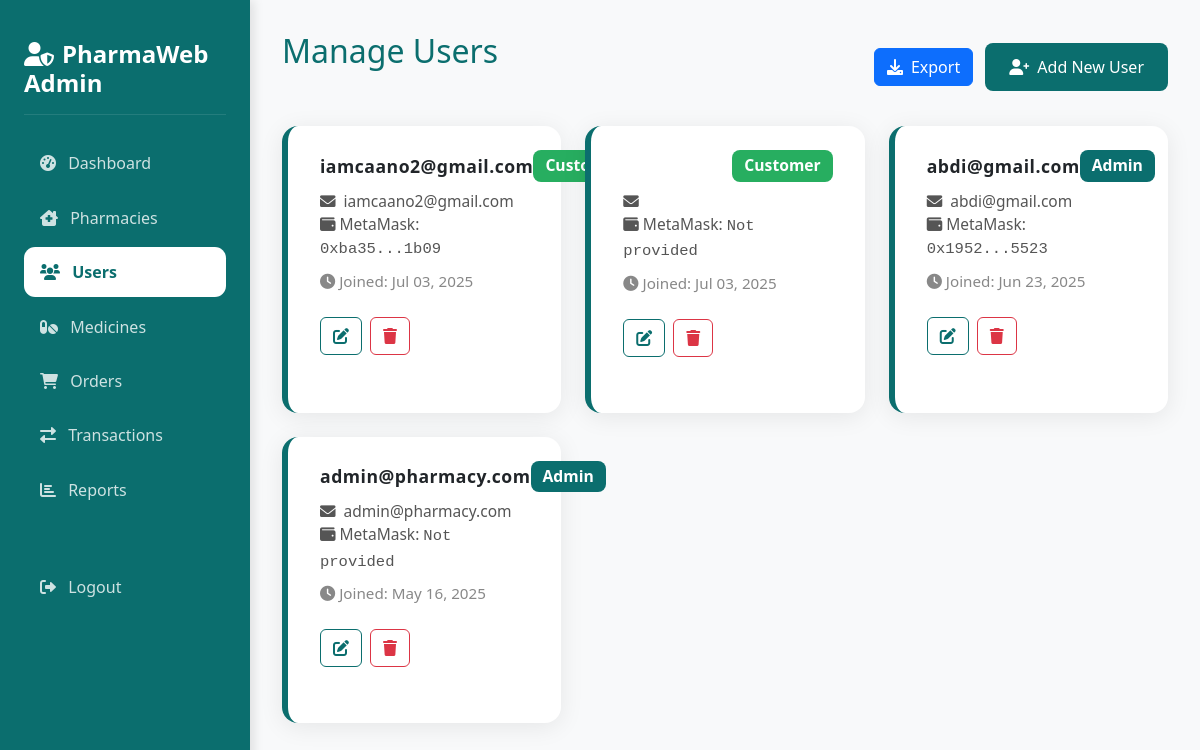
Before: /admin/users.php (signed in) with the older database file.
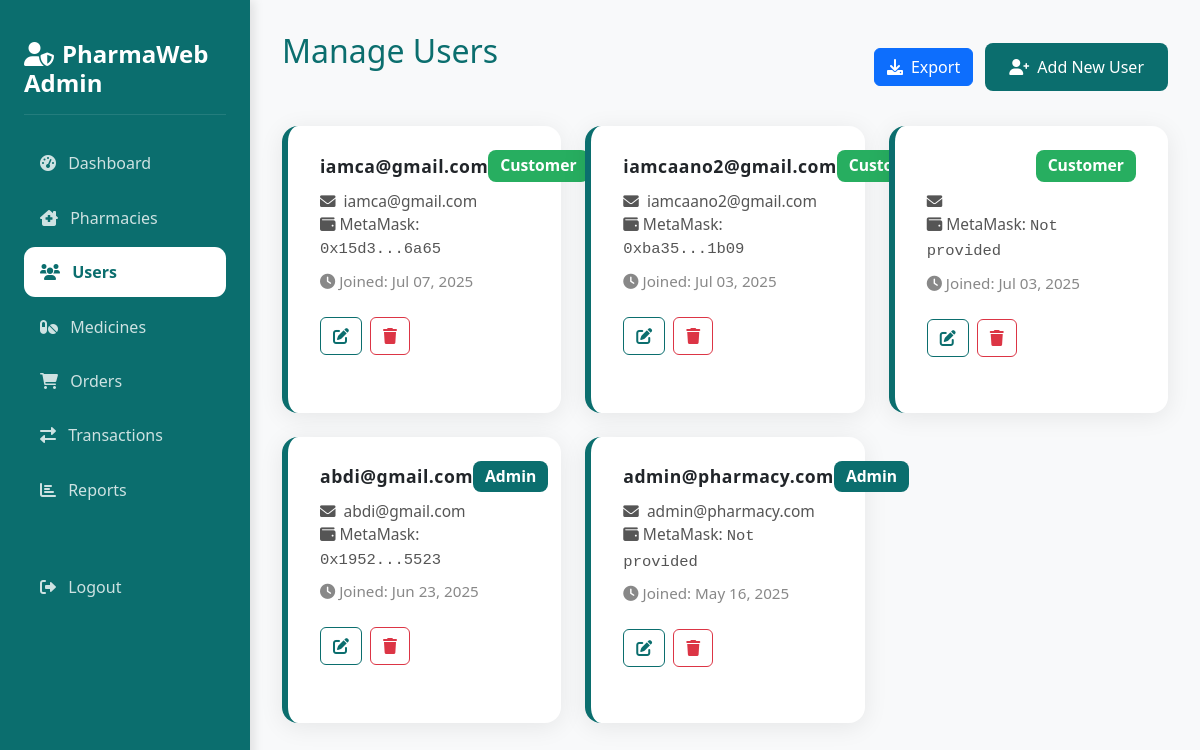
After: the same page with the newer database file.
### tables this page shows
CREATE TABLE `users` (
  `id` int(11) NOT NULL,
  `email` varchar(255) NOT NULL,
  `password` varchar(255) NOT NULL,
  `user_type` enum('admin','pharmacy','customer') NOT NULL,
  `metamask_address` varchar(42) DEFAULT NULL,
  `created_at` timestamp NOT NULL DEFAULT current_timestamp(),
  `updated_at` timestamp NOT NULL DEFAULT current_timestamp() ON UPDATE current_timestamp(),
  `user_hash` varchar(66) DEFAULT NULL,
  `tx_hash` varchar(66) DEFAULT NULL
);

### admin/users.php (the view, shortened to what this page needs)
<?php
require_once '../config/database.php';
$users = $conn->query("
    SELECT u.*,
           CASE
               WHEN u.user_type = 'pharmacy' THEN p.pharmacy_name
               ELSE NULL
           END as pharmacy_name
    FROM users u
    LEFT JOIN pharmacies p ON u.id = p.user_id
    ORDER BY u.id DESC
")->fetchAll();
?>
<!DOCTYPE html>
<html lang="en">
<head>
    <link href="https://cdn.jsdelivr.net/npm/bootstrap@5.3.0/dist/css/bootstrap.min.css" rel="stylesheet">
    <link href="https://cdnjs.cloudflare.com/ajax/libs/font-awesome/6.0.0/css/all.min.css" rel="stylesheet">
    <link href="../assets/css/theme.css" rel="stylesheet">
</head>
<body>
    <div class="sidebar">
        <div class="sidebar-header">
            <h4><i class="fas fa-user-shield me-2"></i>PharmaWeb Admin</h4>
        </div>
        <nav>
            <a href="dashboard.php" class="nav-link">
                <i class="fas fa-tachometer-alt me-2"></i> Dashboard
            </a>
            <a href="pharmacies.php" class="nav-link">
                <i class="fas fa-clinic-medical me-2"></i> Pharmacies
            </a>
            <a href="users.php" class="nav-link active">
                <i class="fas fa-users me-2"></i> Users
            </a>
            <a href="medicines.php" class="nav-link">
                <i class="fas fa-pills me-2"></i> Medicines
            </a>
            <a href="orders.php" class="nav-link">
                <i class="fas fa-shopping-cart me-2"></i> Orders
            </a>
            <a href="transactions.php" class="nav-link">
                <i class="fas fa-exchange-alt me-2"></i> Transactions
            </a>
            <a href="reports.php" class="nav-link">
                <i class="fas fa-chart-bar me-2"></i> Reports
            </a>
            <a href="../logout.php" class="nav-link mt-5">
                <i class="fas fa-sign-out-alt me-2"></i> Logout
            </a>
        </nav>
    </div>
    <div class="main-content">
        <div class="d-flex justify-content-between align-items-center mb-4">
            <h2>Manage Users</h2>
            <div>
                <button class="btn btn-primary me-2" data-bs-toggle="modal" data-bs-target="#exportModal">
                    <i class="fas fa-download me-2"></i>Export
                </button>
                <button class="btn add-user-btn" data-bs-toggle="modal" data-bs-target="#addUserModal">
                    <i class="fas fa-user-plus me-2"></i>Add New User
                </button>
            </div>
        </div>
        <div class="row g-4">
            <?php foreach ($users as $user): ?>
                <div class="col-md-6 col-lg-4">
                    <div class="admin-user-card">
                        <div class="admin-user-header">
                            <div class="admin-user-title"><?php echo htmlspecialchars($user['name'] ?? $user['email']); ?></div>
                            <span class="admin-user-type <?php echo strtolower($user['user_type']); ?>"><?php echo ucfirst($user['user_type']); ?></span>
                        </div>
                        <div class="admin-user-info">
                            <i class="fas fa-envelope me-1"></i> <?php echo htmlspecialchars($user['email']); ?><br>
                            <i class="fas fa-wallet me-1"></i>MetaMask: <span style="font-family:monospace;">
                                <?php
                                  $addr = $user['metamask_address'] ?? '';
                                  if ($addr && strlen($addr) > 12) {
                                    echo htmlspecialchars(substr($addr,0,6) . '...' . substr($addr,-4));
                                  } else {
                                    echo htmlspecialchars($addr ?: 'Not provided');
                                  }
                                ?>
                                    </span>
                                </div>
                        <div class="admin-user-meta">
                            <i class="fas fa-clock me-1"></i>Joined: <?php echo date('M d, Y', strtotime($user['created_at'])); ?>
                            </div>
                        <div class="admin-user-actions">
                                    <button class="btn btn-outline-primary" data-bs-toggle="modal" data-bs-target="#editUserModal<?php echo $user['id']; ?>">
                                        <i class="fas fa-edit"></i>
                                    </button>
                                    <form method="POST" class="d-inline delete-user-form">
                                        <button type="submit" class="btn btn-outline-danger">
                                            <i class="fas fa-trash"></i>
                                        </button>
                                    </form>
                        </div>
                    </div>
                </div>
            <?php endforeach; ?>
        </div>
    </div>
</body>
</html>

Changed rows visible on the page:
added users: email "iamca@gmail.com", user_type "Customer", metamask_address "0x15d3...6a65", created_at "Jul 07, 2025"
